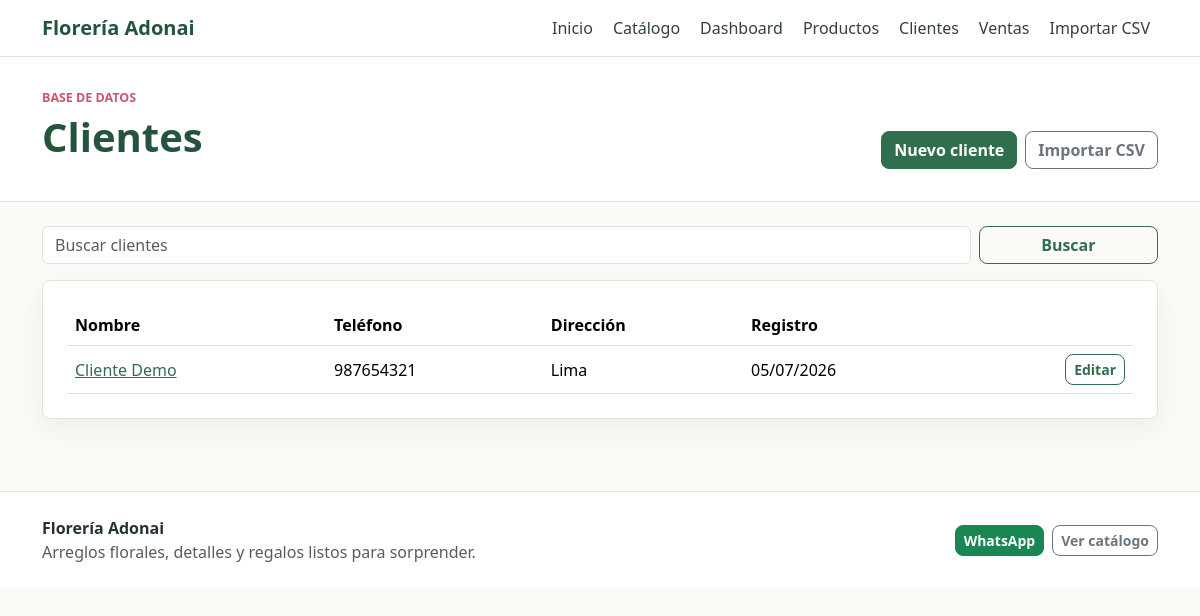
The app's page /clientes/ (signed in) with its own data.
### gestion/models.py (models this page shows, shortened)
class Cliente(models.Model):
    nombre = models.CharField(max_length=120)
    telefono = models.CharField(max_length=20, blank=True)
    direccion = models.CharField(max_length=220, blank=True)
    observaciones = models.TextField(blank=True)
    fecha_registro = models.DateTimeField(auto_now_add=True)
    class Meta:
        ordering = ['nombre']
        constraints = [
            models.UniqueConstraint(
                fields=['telefono'],
                condition=~Q(telefono=''),
                name='cliente_telefono_unico_si_existe',
            )
        ]

### gestion/views.py (the view)
# urls.py: path('clientes/', views.clientes_lista, name='clientes_lista'),
@staff_required
def clientes_lista(request):
    query = request.GET.get('q', '').strip()
    clientes = Cliente.objects.all()
    if query:
        clientes = clientes.filter(
            Q(nombre__icontains=query)
            | Q(telefono__icontains=query)
            | Q(direccion__icontains=query)
        )
    return render(request, 'gestion/clientes_lista.html', {'clientes': clientes, 'query': query})

### gestion/context_processors.py (called while the page is built)
def floreria_config(request):
    return {
        'floreria': {
            'nombre': settings.FLORERIA_NOMBRE,
            'yape': settings.FLORERIA_YAPE,
            'whatsapp': settings.FLORERIA_WHATSAPP,
            'promo': settings.FLORERIA_PROMO,
            'qr_yape_static': settings.FLORERIA_QR_YAPE_STATIC,
        }
    }

### gestion/views.py (called while the page is built)
def staff_required(view_func):
    @wraps(view_func)
    def _wrapped_view(request, *args, **kwargs):
        user = request.user
        if user.is_authenticated and (user.is_staff or user.is_superuser):
            return view_func(request, *args, **kwargs)
        return HttpResponse('acceso no autorizado', status=403)
    return _wrapped_view

### templates/gestion/clientes_lista.html (shortened to what this page needs)
{% extends 'gestion/base.html' %}
{% block content %}
<section class="page-header compact">
  <div class="container d-flex flex-column flex-md-row justify-content-between gap-3">
    <div>
      <p class="eyebrow">Base de datos</p>
      <h1>Clientes</h1>
    </div>
    <div class="d-flex align-items-end gap-2">
      <a class="btn btn-primary" href="{% url 'gestion:cliente_crear' %}">Nuevo cliente</a>
      <a class="btn btn-outline-secondary" href="{% url 'gestion:importar_csv' %}">Importar CSV</a>
    </div>
  </div>
</section>
<section class="container py-4">
  <form class="row g-2 mb-3" method="get">
    <div class="col-md-10"><input class="form-control" name="q" value="{{ query }}" placeholder="Buscar clientes"></div>
    <div class="col-md-2 d-grid"><button class="btn btn-outline-primary" type="submit">Buscar</button></div>
  </form>
  <div class="table-responsive tool-panel">
    <table class="table align-middle mb-0">
      <thead><tr><th>Nombre</th><th>Teléfono</th><th>Dirección</th><th>Registro</th><th></th></tr></thead>
      <tbody>
        {% for cliente in clientes %}
          <tr>
            <td><a href="{% url 'gestion:cliente_detalle' cliente.pk %}">{{ cliente.nombre }}</a></td>
            <td>{{ cliente.telefono|default:'-' }}</td>
            <td>{{ cliente.direccion|default:'-' }}</td>
            <td>{{ cliente.fecha_registro|date:'d/m/Y' }}</td>
            <td class="text-end"><a class="btn btn-sm btn-outline-primary" href="{% url 'gestion:cliente_editar' cliente.pk %}">Editar</a></td>
          </tr>
        {% empty %}
          <tr><td colspan="5" class="text-muted">No hay clientes registrados.</td></tr>
        {% endfor %}
      </tbody>
    </table>
  </div>
</section>
{% endblock %}

### static/css/styles.css (style rules this page uses)
:root { --adonai-green: #2f6f4e; --adonai-green-dark: #24553c; --adonai-rose: #c95670; --adonai-rose-soft: #f9e5ea; --adonai-gold: #c69b4c; --adonai-ink: #26332c; --adonai-muted: #6f7b72; --adonai-bg: #fbfaf7; --adonai-border: #e6e1d9; }
body { background: var(--adonai-bg); color: var(--adonai-ink); }
a { color: var(--adonai-green); }
.btn { border-radius: 8px; font-weight: 600; }
.btn-primary { --bs-btn-bg: var(--adonai-green); --bs-btn-border-color: var(--adonai-green); --bs-btn-hover-bg: var(--adonai-green-dark); --bs-btn-hover-border-color: var(--adonai-green-dark); --bs-btn-active-bg: var(--adonai-green-dark); --bs-btn-active-border-color: var(--adonai-green-dark); }
.btn-outline-primary { --bs-btn-color: var(--adonai-green); --bs-btn-border-color: var(--adonai-green); --bs-btn-hover-bg: var(--adonai-green); --bs-btn-hover-border-color: var(--adonai-green); }
.eyebrow { color: var(--adonai-rose); font-weight: 800; text-transform: uppercase; font-size: 0.78rem; margin-bottom: 0.35rem; }
.section-heading h2, .page-header h1 { color: var(--adonai-green-dark); font-weight: 800; }
.page-header { background: #ffffff; border-bottom: 1px solid var(--adonai-border); padding: 56px 0; }
.page-header.compact { padding: 32px 0; }
.category-tile, .campaign-item, .stat-card, .tool-panel, .empty-state, .qr-panel { border: 1px solid var(--adonai-border); border-radius: 8px; background: #ffffff; }
.tool-panel { padding: 24px; box-shadow: 0 10px 24px rgba(38, 51, 44, 0.06); }

### records on screen
Cliente: nombre "Cliente Demo", telefono "987654321", direccion "Lima", fecha_registro "05/07/2026"

### other values on screen
{{ floreria.nombre }} "Florería Adonai"
{{ floreria.promo }} "Arreglos florales, detalles y regalos listos para sorprender."
